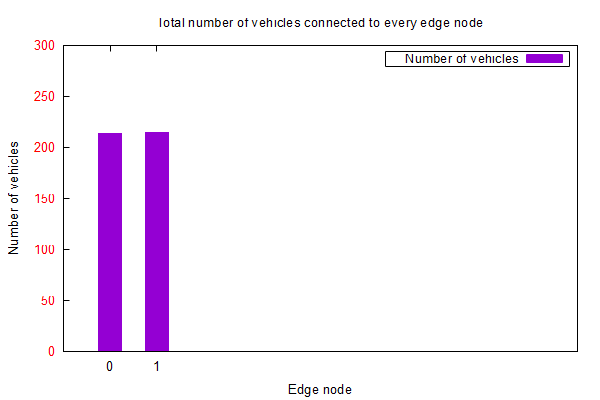

Source code (gnuplot):
set terminal pngcairo enhanced font "arial,10" fontscale 1.0 size 600, 400 
set output 'UnsortedVehPerAP.png'
set key fixed right top vertical Right noreverse enhanced autotitle box lt black linewidth 1.000 dashtype solid
set title "Total number of vehicles connected to every edge node"
#set datafile sep' '
#set key autotitle columnhead
set boxwidth 0.5
set style fill solid
set ytics textcolor "red"
set ytics nomirror
set yrange [0:300]
set xrange [-1:10]
set xtics ("0" 0, "1" 1)
set xlabel "Edge node" textcolor lt -1
set ylabel "Number of vehicles"
plot "UnsortedVehPerAP.dat" using 1:2 with boxes title "Number of vehicles"